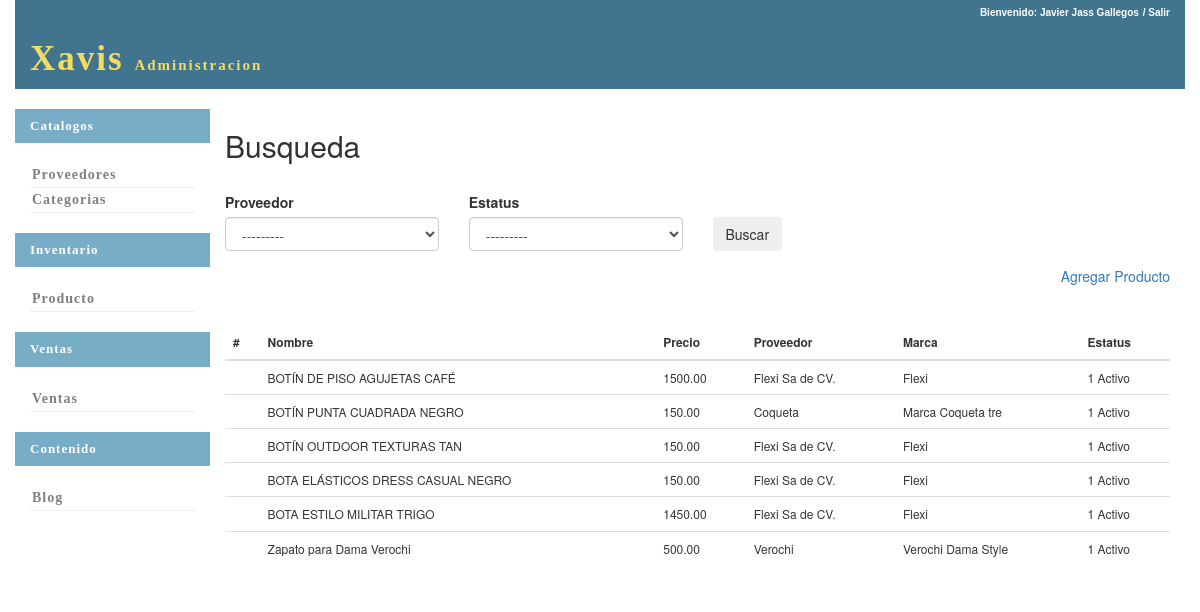
The app's page /inventario/busca_producto/ (signed in), older data.
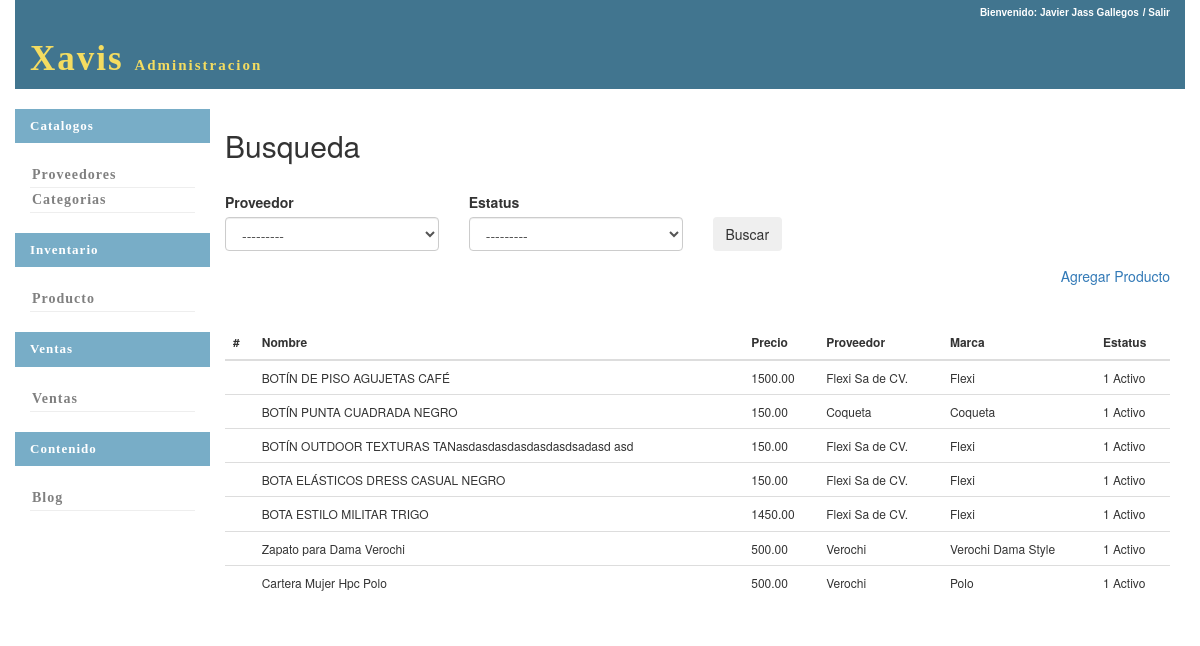
The same page, newer data.
### inventario/models.py (models this page shows, shortened)
class Productos(models.Model):
	nombre=models.CharField(max_length=100)
	desc_producto=models.TextField()
	precio=models.DecimalField(max_digits=26,decimal_places=2,default=0.00)
	descuento=models.IntegerField(default=0)
	id_proveedor=models.ForeignKey(Proveedor,on_delete=models.PROTECT,null=False,default=0)
	marca=models.CharField(max_length=100,null=False,default="")
	clave_prod_proveedor=models.CharField(max_length=20,null=True)
	id_estatus=models.ForeignKey(Estatus,on_delete=models.PROTECT,default=1)

class Proveedor(models.Model):
	proveedor=models.CharField(max_length=40,null=False)
	id_estatus=models.ForeignKey(Estatus,on_delete=models.PROTECT,default=1)
	def __str__(self):
		return self.proveedor

class Estatus(models.Model):
	estatus=models.CharField(max_length=20)
	def __str__(self):
		return str(self.id)+' '+self.estatus

### inventario/views.py (the view)
def busca_producto(request):
	if not request.user.is_authenticated:
		return HttpResponseRedirect(reverse('seguridad:login'))
	if request.method=="POST":
		if request.POST.get("id_proveedor")=='':
			proveedor=0
		else:
			proveedor=int(request.POST.get("id_proveedor"))
		if request.POST.get("id_estatus")=='':
			estatus=0
		else:
			estatus=int(request.POST.get("id_estatus"))
		if proveedor==0 and estatus==0:
			producto=Productos.objects.all()
		if proveedor>0 and estatus==0:
			producto=Productos.objects.filter(id_proveedor=proveedor)
		if estatus>0 and proveedor==0:
			producto=Productos.objects.filter(id_estatus=estatus)
		if proveedor>0 and estatus>0:
			producto=Productos.objects.filter(id_proveedor=proveedor,id_estatus=estatus)
		form=Busqueda_Producto_Form(request.POST)
	else:
		producto=Productos.objects.all()
		form=Busqueda_Producto_Form()
	return render(request,'inventario/busca_producto.html',locals())

### inventario/forms.py
class Busqueda_Producto_Form(forms.Form):
	id_proveedor=forms.ModelChoiceField(queryset=Proveedor.objects.all())
	id_estatus=forms.ModelChoiceField(queryset=Estatus.objects.all())
	def __init__(self, *args, **kwargs):
		super(self.__class__, self).__init__(*args, **kwargs)
		self.fields['id_proveedor'].required = False
		self.fields['id_estatus'].required = False

### inventario/templates/inventario/busca_producto.html (shortened to what this page needs)
{%extends 'base.html'%}
{%load bootstrap3%}
{%block content%}
	<form method="post" action="#">
		<h2 >Busqueda</h2>
		<br>
		<div class="row">
			<div class="col-xs-4 col-sm-3">
				<label>
					Proveedor
				</label>
			</div>
			<div class="col-xs-4 col-sm-3">
				<label>
					Estatus
				</label>
			</div>
		</div>
		<div class="row">
			<div class="col-xs-4 col-sm-3">
				{% bootstrap_field form.id_proveedor  show_label=False%}
			</div>
			<div class="col-xs-4 col-sm-3">
				{%bootstrap_field form.id_estatus show_label=False%}
			</div>
			<div class="col-xs-4 col-sm-3">
				<button class="btn">Buscar</button>
			</div>
		</div>
		<div class="row">
			<div class="col-xs-12 " style="text-align:right">
					<a  href="../productos/new/">{%bootstrap_icon "plus"%} Agregar Producto</a>
			</div>
		</div>
		<br>
		<br>
		<table clasS="table">
			<thead>
				<th scope="col">#</th>
				<th scope="col">Nombre</th>
				<th scope="col">Precio</th>
				<th scope="col">Proveedor</th>
				<th scope="col">Marca</th>
				<th scope="col">Estatus</th>
			</thead>
			<tbody>
				{%for prod in producto %}
				<tr>
					<td>
					</td>
					<td>{{prod.nombre}}</td>
					<td>{{prod.precio}}</td>
					<td>{{prod.id_proveedor.proveedor}}</td>
					<td>{{prod.marca}}</td>
					<td>{{prod.id_estatus}}</td>
				</tr>
				{%endfor%}
			</tbody>
		</table>
	</form>
{%endblock%}

Row changes from the older to the newer data that the page shows:
changed Productos "BOTÍN PUNTA CUADRADA NEGRO": marca "Marca Coqueta tre" → "Coqueta"
changed Productos: nombre "BOTÍN OUTDOOR TEXTURAS TAN" → "BOTÍN OUTDOOR TEXTURAS TANasdasdasdasdasdasdsadasd asd"
added Productos: nombre "Cartera Mujer Hpc Polo", precio "500.00", id_proveedor.proveedor "Verochi", marca "Polo", id_estatus "1 Activo"
